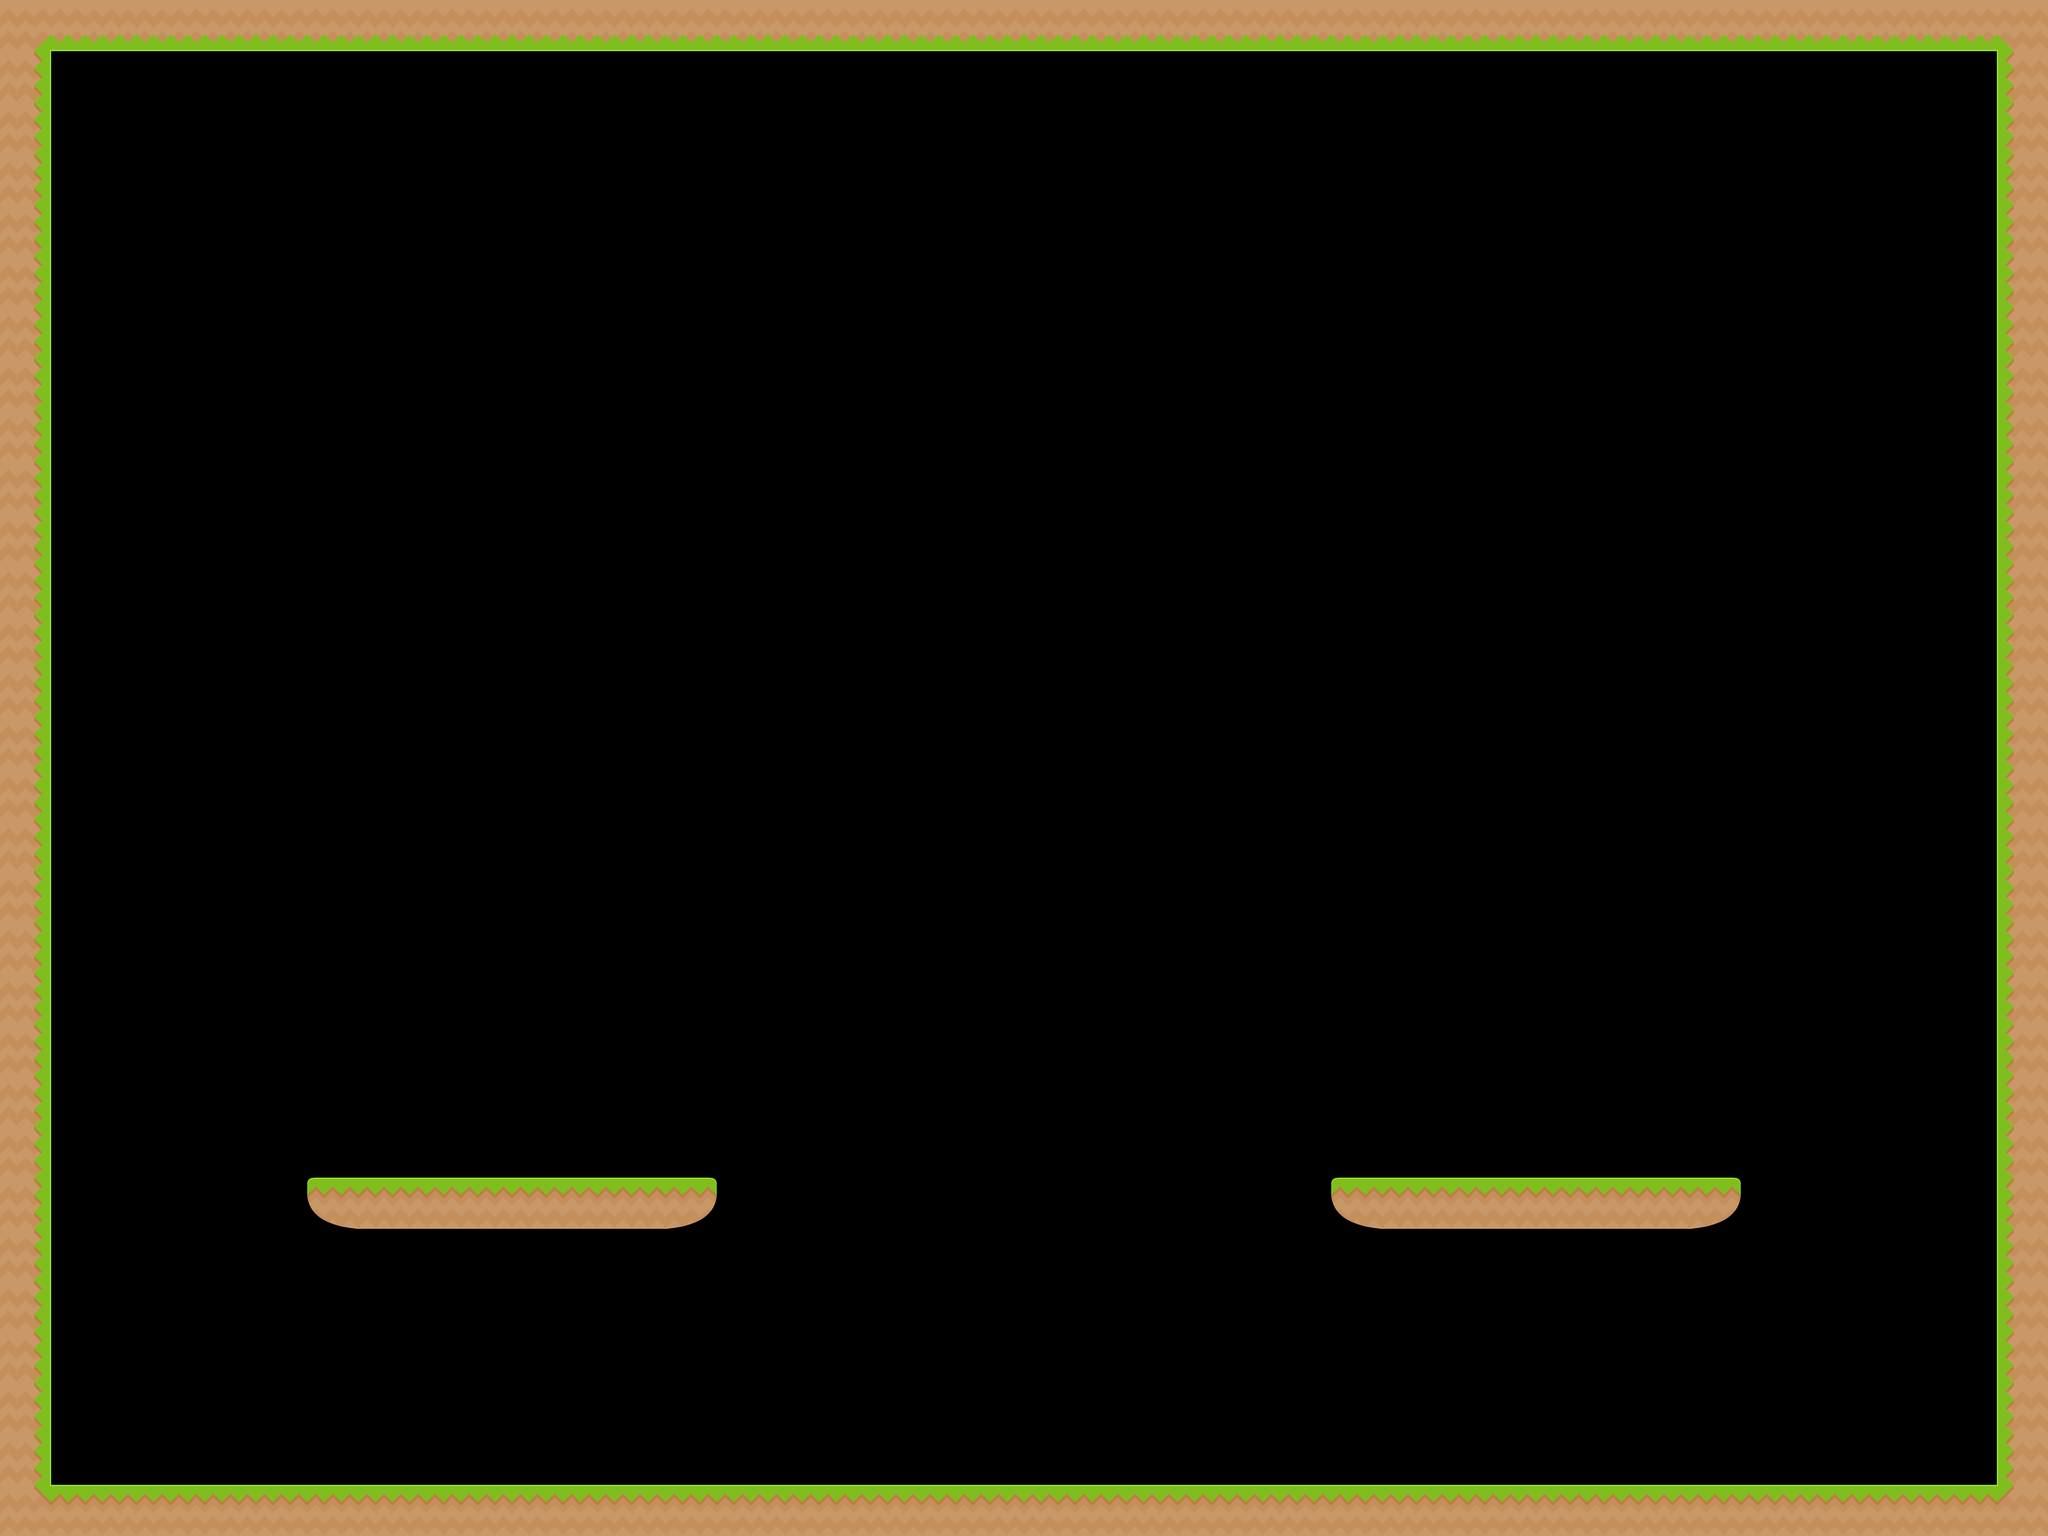

This is a level from a 2D game, rendered from its Tiled map with the project's own tilesets. A one-line summary and the map file follow, with tile-layer data summarised:
An orthogonal 40x30 tile map with 70x70 px tiles, 1 tile layer (Block Layer).

<map version="1.0" orientation="orthogonal" renderorder="right-down" width="40" height="30" tilewidth="70" tileheight="70" nextobjectid="1">
 <tileset firstgid="1" name="grass_tileset" tilewidth="70" tileheight="70">
  <image source="tilesets/grass_tileset.png" width="512" height="512" />
 </tileset>
 <layer name="Block Layer" width="40" height="30">
  <data>[1200 cells, 152 non-empty, 10 distinct tile ids]</data>
 </layer>
</map>
